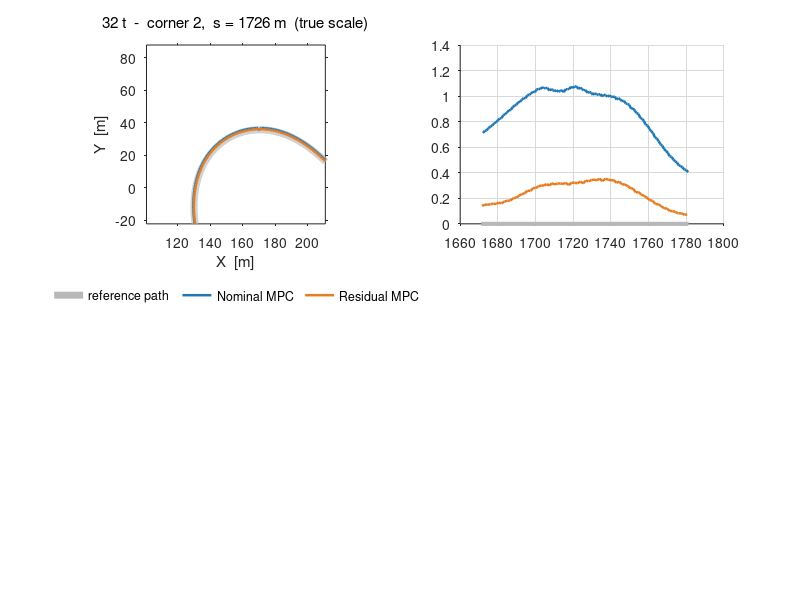

The MATLAB source for this figure: (Note: this script raises an error after producing the figure.)
% 급코너에서의 참조 경로 vs 주행 궤적 - nominal MPC / residual MPC, 32 t 와 56 t
%
% 트랙 한 바퀴가 2,546 m 인데 횡오차는 최대 1.1 m 라 전체 트랙을 그리면 세 선이
% 겹쳐 보인다. 그래서 곡률이 가장 큰 코너만 확대해 비교한다.
%
%   왼쪽 칸  전역 좌표 (X, Y) - 실제 스케일. 경로를 어떻게 도는지 보인다.
%   오른쪽 칸 횡오차 |n| vs 경로거리 s - 차이가 정량적으로 읽힌다.
%
% 실제 스케일에서 1 m 편차는 110 m 창의 1% 라 왼쪽 칸에서도 크게 보이지 않는다.
% **차이를 읽는 칸은 오른쪽이다.** 왼쪽은 코너 형상과 주행 라인을 보여준다.
%
% CORNER 로 두 코너 중 하나를 고른다. 코너 2 (s=1726 m) 에서 차이가 가장 크다.
%
% 주행: Q_n=1e-4, v=10, Hockenheim 건조.
%       잔차 주행은 solve 109 ms 시절이라 실제 제어율이 6.5 Hz 다 (nominal 10 Hz).
%
% 데이터: fig_track_compare.mat  (results/track_compare.py 가 생성)
% 실행:   results/matlab/ 폴더 안에서 `plot_track_compare`
% 요구:   base MATLAB 만 (툴박스 불필요). R2013a 이상.

clear; close all
load('fig_track_compare.mat')

CORNER = 2;        % 1 = s 1232 m,  2 = s 1726 m (차이가 가장 큰 코너)
HALF   = zoom_half;

REF  = [0.72 0.72 0.72];
NOM  = [0.12 0.47 0.71];
RES  = [0.90 0.49 0.13];

nM = numel(mass);
zs = zoom_s(CORNER);
cx = zoom_xy(CORNER,1);  cy = zoom_xy(CORNER,2);

%% ---- 수치 표 (명령창) ----
fprintf('\n=== Corner window comparison (window = s %.0f +- %.0f m) ===\n', zs, HALF);
fprintf('%7s %5s %14s %12s %12s\n','corner','mass','controller','RMS |n| [m]','max |n| [m]');
for z = 1:numel(zoom_s)
    for i = 1:nM
        for k = 1:2
            fprintf('%7d %4dt %14s %12.3f %12.3f\n', z, mass(i), variant{k}, ...
                    corner_stat(i,k,z,1), corner_stat(i,k,z,2));
        end
    end
end
fprintf(['\nWhole-lap corner RMS (|kappa| >= 0.02): ' ...
         'nominal %.3f / %.3f,  residual %.3f / %.3f  (32t / 56t)\n'], ...
        met(1,1,2), met(2,1,2), met(1,2,2), met(2,2,2));
fprintf('Residual runs were at 6.5 Hz (pre solver fix), nominal at 10 Hz.\n\n');

%% ---- 그림: 행 = 적재, 열 = [XY 확대, |n| vs s] ----
figure('Color','w','Position',[60 60 1080 700])
for i = 1:nM
    xn = traj_x{i,1};  yn = traj_y{i,1};   sn = traj_s{i,1};  nn = traj_n{i,1};
    xr = traj_x{i,2};  yr = traj_y{i,2};   sr = traj_s{i,2};  nr = traj_n{i,2};

    % --- (좌) 전역 좌표 확대 ---
    subplot(nM,2,(i-1)*2+1); hold on; box on
    set(gca,'FontSize',10,'TickDir','out')
    p0 = plot(ref_x, ref_y, '-', 'Color', REF, 'LineWidth', 5);
    p1 = plot(xn, yn, '-', 'Color', NOM, 'LineWidth', 1.8);
    p2 = plot(xr, yr, '-', 'Color', RES, 'LineWidth', 1.8);
    axis equal
    xlim([cx-HALF cx+HALF]); ylim([cy-HALF cy+HALF]);
    if i == 1
        legend([p0 p1 p2], {'reference path','Nominal MPC','Residual MPC'}, ...
               'Location','southoutside','Orientation','horizontal', ...
               'Box','off','FontSize',9);
    end
    xlabel('X  [m]'); ylabel('Y  [m]')
    title(sprintf('%d t  -  corner %d,  s = %.0f m  (true scale)', ...
          mass(i), CORNER, zs), 'FontSize',11,'FontWeight','normal')

    % --- (우) 횡오차 |n| vs s ---
    subplot(nM,2,(i-1)*2+2); hold on; box off
    set(gca,'FontSize',10,'TickDir','out','XGrid','on','YGrid','on', ...
            'GridColor',[.85 .85 .85],'GridAlpha',1,'Layer','bottom')
    wn = abs(sn - zs) <= HALF;   wr = abs(sr - zs) <= HALF;
    plot([zs-HALF zs+HALF], [0 0], '-', 'Color', REF, 'LineWidth', 3);
    plot(sn(wn), abs(nn(wn)), '-', 'Color', NOM, 'LineWidth', 1.8);
    plot(sr(wr), abs(nr(wr)), '-', 'Color', RES, 'LineWidth', 1.8);
    ymax = max([abs(nn(wn)); abs(nr(wr))]) * 1.35;
    text(zs-HALF*0.95, ymax*0.93, ...
         sprintf('RMS  %.3f  vs  %.3f m', corner_stat(i,1,CORNER,1), ...
                 corner_stat(i,2,CORNER,1)), 'FontSize',9.5,'Color',[0.3 0.3 0.3]);
    text(zs-HALF*0.95, ymax*0.83, ...
         sprintf('max  %.3f  vs  %.3f m', corner_stat(i,1,CORNER,2), ...
                 corner_stat(i,2,CORNER,2)), 'FontSize',9.5,'Color',[0.3 0.3 0.3]);
    xlim([zs-HALF zs+HALF]); ylim([0 ymax])
    xlabel('Path distance  s  [m]'); ylabel('Lateral error  |n|  [m]')
    title(sprintf('%d t  -  lateral error in the same window', mass(i)), ...
          'FontSize',11,'FontWeight','normal')
end
